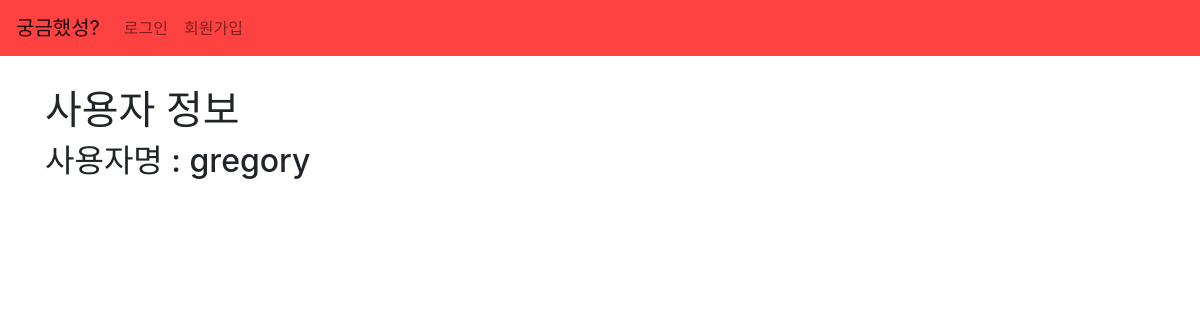
Before: /users/1/ with the older database file.
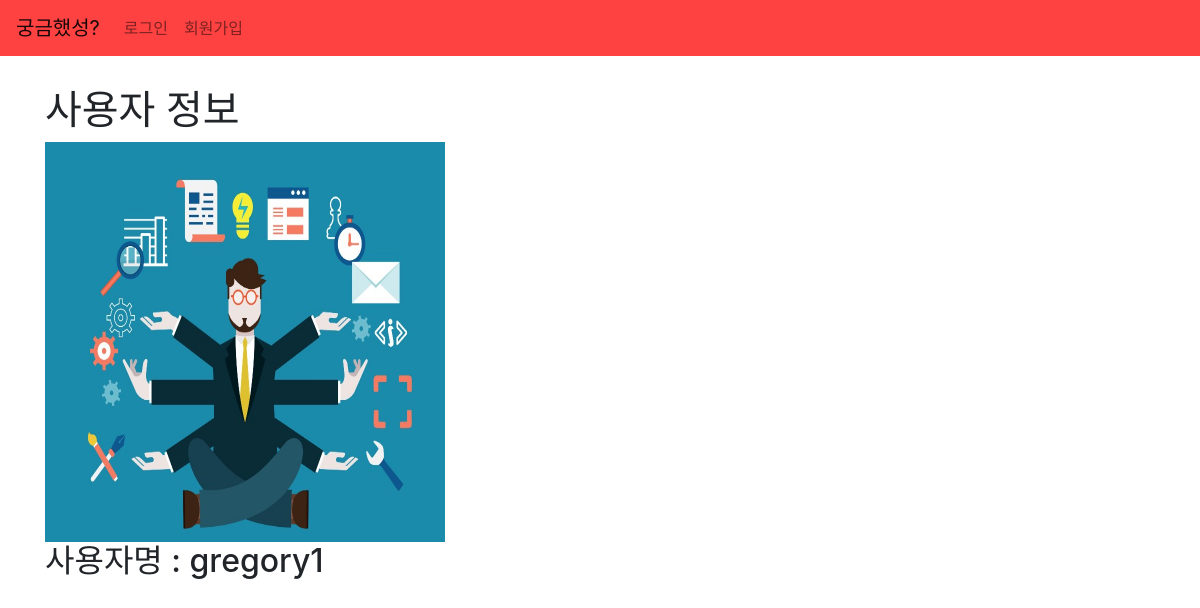
After: the same page with the newer database file.
### users/models.py (models this page shows)
class User(AbstractUser, TimeStampedModel):
    image = models.ImageField(_("프로필사진"), upload_to="image/", null=True, blank=True)
    followings = models.ManyToManyField("self", related_name='followers', symmetrical=False)
    class Meta:
        verbose_name = '사용자'
        verbose_name_plural = "사용자"

### users/views.py (the view)
# urls.py: path('<int:id>/', profile, name="profile"),
def profile(request, id):
    user = get_object_or_404(User, pk = id)
    context = {
        'user': user
    }
    return render(request, 'users/profile.html', context)

### users/templates/users/profile.html (shortened to what this page needs)
{% extends "base.html" %}
{% load static %}
{% block content %}
<div class="container" style="margin-top: 30px;">
  <h1>사용자 정보</h1>
  <div class="row">
    <div class="col-sm-12">
        {% if user.image %}
            <img src="{{ user.image.url }}" alt="" width="400" height="400">
        {% endif %}
        <h2>사용자명 : {{ user.username }}</h2>
    </div>
  </div>
</div>
{% endblock content %}

### templates/base.html (shortened to what this page needs)
{% load static %}
<!doctype html>
<html lang="ko">
  <head>
    {% block css %}
    <link rel="stylesheet" href="https://stackpath.bootstrapcdn.com/bootstrap/4.3.1/css/bootstrap.min.css">
    <link href="{% static 'css/project.css' %}" rel="stylesheet">
    {% endblock %}
  </head>
  <body>
    {% include 'navbar.html' %}
    {% block content %}
    {% endblock %}
  </body>
</html>

### templates/navbar.html (shortened to what this page needs)
{% load static %}
<nav class="navbar navbar-expand-lg navbar-light" style="background-color: #FE4242;">
    <a class="navbar-brand white" href="{% url 'main' %}">궁금했성?</a>
    <div class="collapse navbar-collapse" id="navbarNavDropdown">
        <ul class="navbar-nav">
            {% if request.user.is_authenticated %}
                <li class="nav-item">
                    <a class="nav-link" href="#">{{ request.user }}님 반갑습니다</a>
                </li>
                <li>
                    <a href="{% url 'users:profile' user.pk %}" class="nav-link">마이페이지</a>
                </li>
                <li class="nav-item">
                    <a class="nav-link" href="{% url 'account_logout' %}">로그아웃</a>
                </li>
            {% else %}
                <li class="nav-item">
                    <a class="nav-link" href="{% url 'account_login' %}">로그인</a>
                </li>
                <li class="nav-item">
                    <a class="nav-link" href="{% url 'account_signup' %}">회원가입</a>
                </li>
            {% endif %}
        </ul>
    </div>
</nav>

Changed rows visible on the page:
changed User: image: picture added; username "gregory" → "gregory1"
